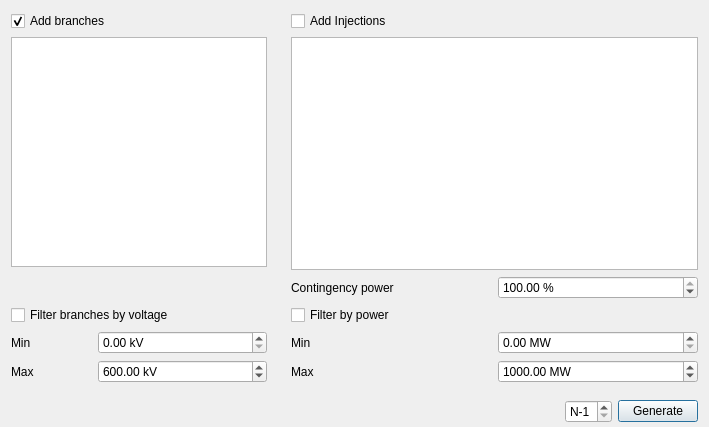
<?xml version="1.0" encoding="UTF-8"?>
<ui version="4.0">
 <class>MainWindow</class>
 <widget class="QDialog" name="MainWindow">
  <property name="geometry">
   <rect>
    <x>0</x>
    <y>0</y>
    <width>709</width>
    <height>427</height>
   </rect>
  </property>
  <property name="windowTitle">
   <string>Contingency planner</string>
  </property>
  <property name="windowIcon">
   <iconset resource="icons.qrc">
    <normaloff>:/Icons/icons/automatic_layout.svg</normaloff>:/Icons/icons/automatic_layout.svg</iconset>
  </property>
  <layout class="QVBoxLayout" name="verticalLayout_2">
   <property name="leftMargin">
    <number>0</number>
   </property>
   <property name="topMargin">
    <number>0</number>
   </property>
   <property name="rightMargin">
    <number>0</number>
   </property>
   <property name="bottomMargin">
    <number>0</number>
   </property>
   <item>
    <widget class="QFrame" name="frame_74">
     <property name="frameShape">
      <enum>QFrame::NoFrame</enum>
     </property>
     <property name="frameShadow">
      <enum>QFrame::Raised</enum>
     </property>
     <layout class="QFormLayout" name="formLayout">
      <property name="leftMargin">
       <number>2</number>
      </property>
      <property name="topMargin">
       <number>2</number>
      </property>
      <property name="rightMargin">
       <number>2</number>
      </property>
      <property name="bottomMargin">
       <number>2</number>
      </property>
      <item row="0" column="0">
       <widget class="QFrame" name="frame_71">
        <property name="frameShape">
         <enum>QFrame::NoFrame</enum>
        </property>
        <property name="frameShadow">
         <enum>QFrame::Raised</enum>
        </property>
        <layout class="QGridLayout" name="gridLayout_26">
         <item row="1" column="0" colspan="3">
          <widget class="QListView" name="contingencyBranchTypesListView"/>
         </item>
         <item row="6" column="0">
          <widget class="QLabel" name="label_100">
           <property name="text">
            <string>Max</string>
           </property>
          </widget>
         </item>
         <item row="5" column="1" colspan="2">
          <widget class="QDoubleSpinBox" name="filterContingencyBranchesByVoltageMinSpinBox">
           <property name="suffix">
            <string> kV</string>
           </property>
           <property name="maximum">
            <double>99999999999.000000000000000</double>
           </property>
          </widget>
         </item>
         <item row="5" column="0">
          <widget class="QLabel" name="label_99">
           <property name="text">
            <string>Min</string>
           </property>
          </widget>
         </item>
         <item row="0" column="0" colspan="3">
          <widget class="QCheckBox" name="addBranchesToContingencyCheckBox">
           <property name="text">
            <string>Add branches</string>
           </property>
           <property name="checked">
            <bool>true</bool>
           </property>
          </widget>
         </item>
         <item row="3" column="0" colspan="3">
          <widget class="QCheckBox" name="filterContingencyBranchesByVoltageCheckBox">
           <property name="text">
            <string>Filter branches by voltage</string>
           </property>
          </widget>
         </item>
         <item row="6" column="1" colspan="2">
          <widget class="QDoubleSpinBox" name="filterContingencyBranchesByVoltageMaxSpinBox">
           <property name="suffix">
            <string> kV</string>
           </property>
           <property name="maximum">
            <double>999999999999.000000000000000</double>
           </property>
           <property name="value">
            <double>600.000000000000000</double>
           </property>
          </widget>
         </item>
         <item row="2" column="0" colspan="3">
          <widget class="QLabel" name="label">
           <property name="minimumSize">
            <size>
             <width>0</width>
             <height>26</height>
            </size>
           </property>
           <property name="text">
            <string> </string>
           </property>
          </widget>
         </item>
        </layout>
       </widget>
      </item>
      <item row="0" column="1">
       <widget class="QFrame" name="frame_72">
        <property name="frameShape">
         <enum>QFrame::NoFrame</enum>
        </property>
        <property name="frameShadow">
         <enum>QFrame::Raised</enum>
        </property>
        <layout class="QGridLayout" name="gridLayout_27">
         <item row="1" column="0" colspan="2">
          <widget class="QListView" name="contingenctyInjectionsListView"/>
         </item>
         <item row="6" column="1">
          <widget class="QDoubleSpinBox" name="contingencyFilterInjectionsByPowerMinSpinBox">
           <property name="suffix">
            <string> MW</string>
           </property>
           <property name="maximum">
            <double>999999999999999.000000000000000</double>
           </property>
          </widget>
         </item>
         <item row="2" column="1">
          <widget class="QDoubleSpinBox" name="contingencyInjectionPowerReductionSpinBox">
           <property name="suffix">
            <string> %</string>
           </property>
           <property name="maximum">
            <double>100.000000000000000</double>
           </property>
           <property name="value">
            <double>100.000000000000000</double>
           </property>
          </widget>
         </item>
         <item row="2" column="0">
          <widget class="QLabel" name="label_112">
           <property name="text">
            <string>Contingency power</string>
           </property>
          </widget>
         </item>
         <item row="0" column="0" colspan="2">
          <widget class="QCheckBox" name="addInjectionsToContingencyCheckBox">
           <property name="text">
            <string>Add Injections</string>
           </property>
          </widget>
         </item>
         <item row="4" column="0" colspan="2">
          <widget class="QCheckBox" name="contingencyFilterInjectionsByPowerCheckBox">
           <property name="text">
            <string>Filter by power</string>
           </property>
          </widget>
         </item>
         <item row="7" column="1">
          <widget class="QDoubleSpinBox" name="contingencyFilterInjectionsByPowerMaxSpinBox">
           <property name="suffix">
            <string> MW</string>
           </property>
           <property name="maximum">
            <double>9999999999999.000000000000000</double>
           </property>
           <property name="value">
            <double>1000.000000000000000</double>
           </property>
          </widget>
         </item>
         <item row="6" column="0">
          <widget class="QLabel" name="label_110">
           <property name="text">
            <string>Min</string>
           </property>
          </widget>
         </item>
         <item row="7" column="0">
          <widget class="QLabel" name="label_111">
           <property name="text">
            <string>Max</string>
           </property>
          </widget>
         </item>
        </layout>
       </widget>
      </item>
      <item row="1" column="0" colspan="2">
       <widget class="QFrame" name="frame_75">
        <property name="frameShape">
         <enum>QFrame::NoFrame</enum>
        </property>
        <property name="frameShadow">
         <enum>QFrame::Raised</enum>
        </property>
        <layout class="QHBoxLayout" name="horizontalLayout_37">
         <property name="leftMargin">
          <number>1</number>
         </property>
         <property name="topMargin">
          <number>2</number>
         </property>
         <property name="rightMargin">
          <number>9</number>
         </property>
         <property name="bottomMargin">
          <number>2</number>
         </property>
         <item>
          <spacer name="horizontalSpacer_27">
           <property name="orientation">
            <enum>Qt::Horizontal</enum>
           </property>
           <property name="sizeHint" stdset="0">
            <size>
             <width>40</width>
             <height>20</height>
            </size>
           </property>
          </spacer>
         </item>
         <item>
          <widget class="QSpinBox" name="contingencyNspinBox">
           <property name="prefix">
            <string>N-</string>
           </property>
           <property name="minimum">
            <number>1</number>
           </property>
           <property name="maximum">
            <number>2</number>
           </property>
          </widget>
         </item>
         <item>
          <widget class="QPushButton" name="autoNminusXButton">
           <property name="toolTip">
            <string>Automatically generate the all the N-x contingencies following the settings below</string>
           </property>
           <property name="text">
            <string>Generate</string>
           </property>
          </widget>
         </item>
        </layout>
       </widget>
      </item>
     </layout>
    </widget>
   </item>
  </layout>
  <action name="actionCopy_to_clipboard">
   <property name="icon">
    <iconset>
     <normaloff>:/Icons/icons/copy.svg</normaloff>:/Icons/icons/copy.svg</iconset>
   </property>
   <property name="text">
    <string>Copy to clipboard</string>
   </property>
  </action>
  <action name="actionSave">
   <property name="icon">
    <iconset>
     <normaloff>:/Icons/icons/import_profiles.svg</normaloff>:/Icons/icons/import_profiles.svg</iconset>
   </property>
   <property name="text">
    <string>Save</string>
   </property>
  </action>
 </widget>
 <resources>
  <include location="icons.qrc"/>
 </resources>
 <connections/>
</ui>
